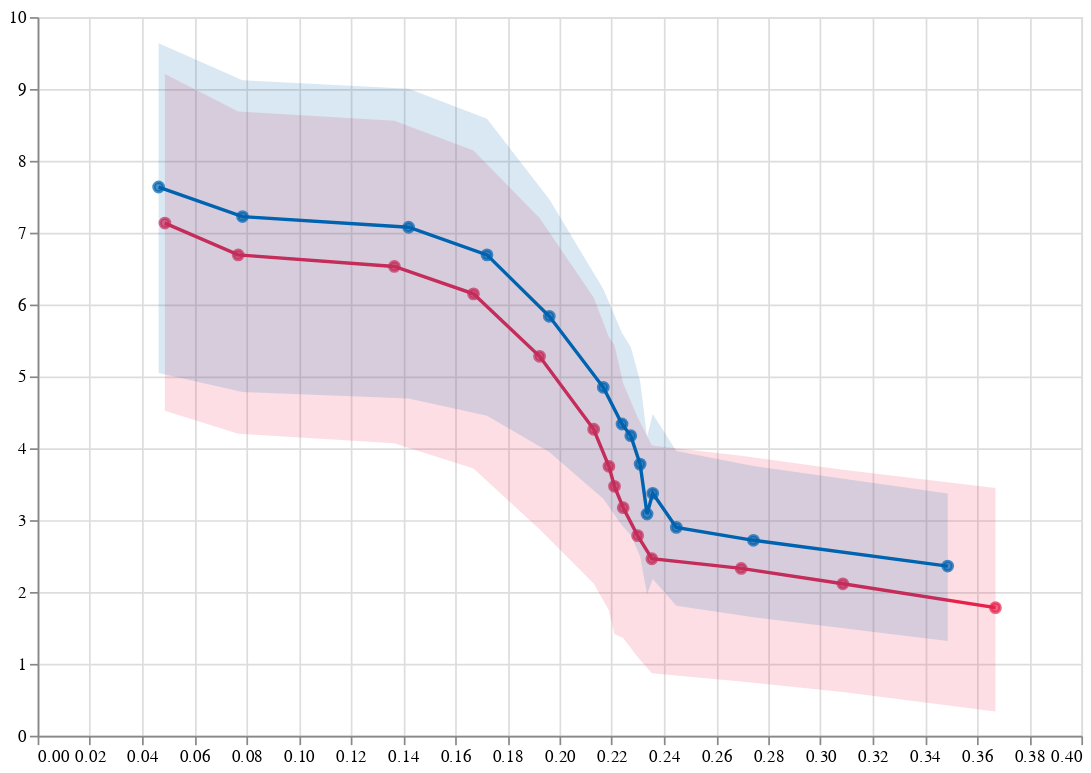

Notebook code cell kept with this figure:
### Code cell
year_slider = alt.binding_range(min=1969, max=2018, step=1)
# A dropdown filter
genre_dropdown = alt.binding_select(options=['ldsize_0.0','ldlength_4.0'])
genre_select = alt.selection_single(fields=['model'], bind=genre_dropdown, name="Genre")
filter_genres = base.add_selection(
    genre_select
).transform_filter(
    genre_select
).properties(title="Dropdown Filtering")

(layer1+layer2).configure_view(
        continuousHeight=420,
        continuousWidth=610)

### Figure 1 — Vega-Lite specification as saved in the notebook (floating-point values rounded to 4 significant figures)
{"config": {"view": {"continuousWidth": 610, "continuousHeight": 420}}, "layer": [{"mark": {"type": "area", "color": "#e6224b", "opacity": 0.15}, "encoding": {"x": {"type": "quantitative", "axis": {"title": null}, "field": "death %", "sort": []}, "y": {"type": "quantitative", "axis": {"title": "", "titleColor": "#57A44C"}, "field": "p90"}, "y2": {"field": "p10"}}}, {"mark": {"type": "line", "stroke": "#e6224b"}, "encoding": {"x": {"type": "quantitative", "axis": {"title": null}, "field": "death %", "sort": []}, "y": {"type": "quantitative", "axis": {}, "field": "mean"}}}, {"mark": {"type": "point", "fill": "#e6224b", "stroke": "#e6224b"}, "encoding": {"x": {"type": "quantitative", "axis": {"title": null}, "field": "death %", "sort": []}, "y": {"type": "quantitative", "axis": {}, "field": "mean"}}}, {"layer": [{"mark": {"type": "area", "color": "#0063af", "opacity": 0.15}, "encoding": {"x": {"type": "quantitative", "axis": {"title": null}, "field": "death %", "sort": []}, "y": {"type": "quantitative", "axis": {"title": "", "titleColor": "#57A44C"}, "field": "p90"}, "y2": {"field": "p10"}}}, {"mark": {"type": "line", "stroke": "#0063af"}, "encoding": {"x": {"type": "quantitative", "axis": {"title": null}, "field": "death %", "sort": []}, "y": {"type": "quantitative", "axis": {}, "field": "mean"}}}, {"mark": {"type": "point", "fill": "#0063af", "stroke": "#0063af"}, "encoding": {"x": {"type": "quantitative", "axis": {"title": null}, "field": "death %", "sort": []}, "y": {"type": "quantitative", "axis": {}, "field": "mean"}}}], "data": {"name": "data-f302846da964287655e0055a01b0a64c"}}], "data": {"name": "data-d7770ca9f9f39acaeb3f02b6d0254c71"}, "$schema": "https://vega.github.io/schema/vega-lite/v4.8.1.json", "datasets": {"data-d7770ca9f9f39acaeb3f02b6d0254c71": [{"model": "ldsize_fiscal_0.0", "p1": -1.274, "p5": -0.9439, "p10": 0.3368, "p25": 1.088, "p50": 1.856, "p75": 2.696, "p90": 3.448, "p95": 3.489, "p99": 3.555, "mean": 1.782, "Yloss": 0.5246, "death %": 0.3671}, {"model": "ldlength_fiscal_0.16666666666666666", "p1": -0.9176, "p5": -0.5988, "p10": 0.6102, "p25": 1.465, "p50": 2.286, "p75": 2.982, "p90": 3.701, "p95": 3.726, "p99": 3.978, "mean": 2.114, "Yloss": 0.6067, "death %": 0.3086}, {"model": "ldlength_fiscal_0.3333333333333333", "p1": -0.6942, "p5": -0.3582, "p10": 0.7556, "p25": 1.723, "p50": 2.494, "p75": 3.185, "p90": 3.898, "p95": 3.924, "p99": 4.31, "mean": 2.328, "Yloss": 0.6437, "death %": 0.2696}, {"model": "ldlength_fiscal_0.5", "p1": -0.6001, "p5": -0.2438, "p10": 0.8709, "p25": 1.848, "p50": 2.626, "p75": 3.348, "p90": 4.04, "p95": 4.068, "p99": 4.447, "mean": 2.463, "Yloss": 0.6736, "death %": 0.2354}, {"model": "ldlength_fiscal_0.6666666666666666", "p1": -0.3249, "p5": 0.05969, "p10": 1.096, "p25": 2.142, "p50": 2.937, "p75": 3.746, "p90": 4.43, "p95": 4.461, "p99": 4.858, "mean": 2.784, "Yloss": 0.7116, "death %": 0.2299}, {"model": "ldlength_fiscal_1.0", "p1": -0.04369, "p5": 0.383, "p10": 1.36, "p25": 2.511, "p50": 3.329, "p75": 4.193, "p90": 4.903, "p95": 4.935, "p99": 5.357, "mean": 3.173, "Yloss": 0.7887, "death %": 0.2244}, {"model": "ldlength_fiscal_1.3333333333333333", "p1": -0.1617, "p5": 0.1089, "p10": 1.416, "p25": 2.629, "p50": 3.689, "p75": 4.654, "p90": 5.437, "p95": 5.467, "p99": 5.934, "mean": 3.471, "Yloss": 0.8682, "death %": 0.2211}, {"model": "ldlength_fiscal_1.5", "p1": 0.4791, "p5": 1.032, "p10": 1.745, "p25": 2.965, "p50": 3.946, "p75": 4.808, "p90": 5.546, "p95": 5.577, "p99": 6.007, "mean": 3.749, "Yloss": 0.8916, "death %": 0.2189}, {"model": "ldlength_fiscal_2.0", "p1": 0.9384, "p5": 1.615, "p10": 2.119, "p25": 3.378, "p50": 4.503, "p75": 5.408, "p90": 6.1, "p95": 6.211, "p99": 6.577, "mean": 4.265, "Yloss": 0.9884, "death %": 0.2131}, {"model": "ldlength_fiscal_3.0", "p1": 1.817, "p5": 2.65, "p10": 2.874, "p25": 4.08, "p50": 5.466, "p75": 6.578, "p90": 7.206, "p95": 7.658, "p99": 7.764, "mean": 5.28, "Yloss": 1.19, "death %": 0.1924}, {"model": "ldlength_fiscal_4.0", "p1": 2.515, "p5": 3.237, "p10": 3.717, "p25": 4.807, "p50": 6.242, "p75": 7.704, "p90": 8.144, "p95": 8.625, "p99": 9.1, "mean": 6.149, "Yloss": 1.379, "death %": 0.167}, {"model": "ldlength_fiscal_4.5", "p1": 2.784, "p5": 3.483, "p10": 4.07, "p25": 5.173, "p50": 6.581, "p75": 8.209, "p90": 8.558, "p95": 9.054, "p99": 9.713, "mean": 6.53, "Yloss": 1.467, "death %": 0.1367}, {"model": "ldlength_fiscal_5.0", "p1": 2.882, "p5": 3.613, "p10": 4.204, "p25": 5.347, "p50": 6.685, "p75": 8.413, "p90": 8.688, "p95": 9.127, "p99": 10.09, "mean": 6.691, "Yloss": 1.512, "death %": 0.07687}, {"model": "ldlength_fiscal_5.666666666666667", "p1": 3.168, "p5": 3.897, "p10": 4.521, "p25": 5.734, "p50": 7.07, "p75": 9.009, "p90": 9.208, "p95": 9.595, "p99": 10.82, "mean": 7.134, "Yloss": 1.621, "death %": 0.04877}], "data-f302846da964287655e0055a01b0a64c": [{"model": "ldsize_0.0", "p1": 0.8796, "p5": 1.103, "p10": 1.318, "p25": 1.83, "p50": 2.234, "p75": 2.992, "p90": 3.37, "p95": 3.633, "p99": 3.714, "mean": 2.361, "Yloss": 0.4361, "death %": 0.3488}, {"model": "ldlength_0.16666666666666666", "p1": 1.112, "p5": 1.388, "p10": 1.65, "p25": 2.186, "p50": 2.699, "p75": 3.377, "p90": 3.752, "p95": 4.087, "p99": 4.12, "mean": 2.719, "Yloss": 0.5112, "death %": 0.2743}, {"model": "ldlength_0.3333333333333333", "p1": 1.219, "p5": 1.52, "p10": 1.81, "p25": 2.334, "p50": 2.881, "p75": 3.584, "p90": 3.963, "p95": 4.331, "p99": 4.367, "mean": 2.899, "Yloss": 0.5451, "death %": 0.2448}, {"model": "ldlength_0.5", "p1": 1.321, "p5": 1.639, "p10": 1.969, "p25": 2.491, "p50": 3.031, "p75": 3.795, "p90": 4.161, "p95": 4.585, "p99": 4.623, "mean": 3.085, "Yloss": 0.5799, "death %": 0.2336}, {"model": "ldlength_0.6666666666666666", "p1": 1.478, "p5": 1.82, "p10": 2.18, "p25": 2.756, "p50": 3.327, "p75": 4.113, "p90": 4.478, "p95": 4.981, "p99": 5.022, "mean": 3.374, "Yloss": 0.629, "death %": 0.2357}, {"model": "ldlength_1.0", "p1": 1.69, "p5": 2.072, "p10": 2.494, "p25": 3.092, "p50": 3.732, "p75": 4.582, "p90": 4.931, "p95": 5.546, "p99": 5.594, "mean": 3.78, "Yloss": 0.7042, "death %": 0.2309}, {"model": "ldlength_1.3333333333333333", "p1": 1.897, "p5": 2.325, "p10": 2.794, "p25": 3.451, "p50": 4.136, "p75": 5.039, "p90": 5.409, "p95": 6.095, "p99": 6.149, "mean": 4.175, "Yloss": 0.7787, "death %": 0.2273}, {"model": "ldlength_1.5", "p1": 1.984, "p5": 2.435, "p10": 2.925, "p25": 3.61, "p50": 4.308, "p75": 5.221, "p90": 5.604, "p95": 6.321, "p99": 6.377, "mean": 4.338, "Yloss": 0.8107, "death %": 0.224}, {"model": "ldlength_2.0", "p1": 2.262, "p5": 2.782, "p10": 3.297, "p25": 4.056, "p50": 4.863, "p75": 5.845, "p90": 6.215, "p95": 7.025, "p99": 7.088, "mean": 4.848, "Yloss": 0.908, "death %": 0.2168}, {"model": "ldlength_3.0", "p1": 2.792, "p5": 3.406, "p10": 3.947, "p25": 4.953, "p50": 5.959, "p75": 6.923, "p90": 7.466, "p95": 8.393, "p99": 8.47, "mean": 5.836, "Yloss": 1.109, "death %": 0.1961}, {"model": "ldlength_4.0", "p1": 3.257, "p5": 3.96, "p10": 4.453, "p25": 5.706, "p50": 6.871, "p75": 7.832, "p90": 8.587, "p95": 9.574, "p99": 9.663, "mean": 6.691, "Yloss": 1.298, "death %": 0.1722}, {"model": "ldlength_4.5", "p1": 3.475, "p5": 4.208, "p10": 4.692, "p25": 6.01, "p50": 7.289, "p75": 8.23, "p90": 9.002, "p95": 10.1, "p99": 10.2, "mean": 7.076, "Yloss": 1.387, "death %": 0.1422}, {"model": "ldlength_5.0", "p1": 3.609, "p5": 4.342, "p10": 4.785, "p25": 6.131, "p50": 7.434, "p75": 8.326, "p90": 9.123, "p95": 10.28, "p99": 10.38, "mean": 7.224, "Yloss": 1.432, "death %": 0.07851}, {"model": "ldlength_5.666666666666667", "p1": 3.856, "p5": 4.627, "p10": 5.048, "p25": 6.43, "p50": 7.776, "p75": 8.775, "p90": 9.635, "p95": 10.85, "p99": 10.96, "mean": 7.636, "Yloss": 1.535, "death %": 0.04637}]}}
